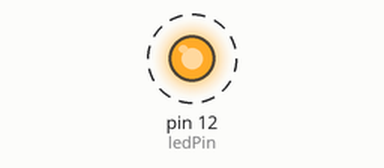
Simulated run of this sketch. Board: Arduino Uno, built with avr-gcc and run on an emulated ATmega328P. Parts: output pins drawn as LEDs (lit = HIGH). Dashed ring = blinking. At 15.0 s the program stops and its outputs stay as they are.

Above: at 0.2 s.
Timing chart, 0 to 3.0 s (numbered marks = the images above):
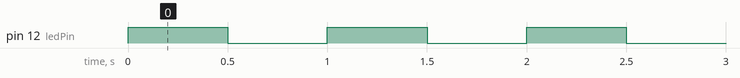

The sketch:

sketch_sep11a.ino
```cpp
#define ledPin 12
#define loops 15

void setup() {
  // put your setup code here, to run once:
  pinMode(ledPin, OUTPUT);
  Serial.begin(9600);
}

void loop() {
  // put your main code here, to run repeatedly:
  digitalWrite(ledPin, LOW);
  for (int i=0;i<loops;i++) {
    digitalWrite(ledPin, !digitalRead(ledPin));
    delay(500);
    digitalWrite(ledPin, !digitalRead(ledPin));
    delay(500);
  }
  while (true) {}
}
```

Measured:
- by itself, pin 12 (ledPin): alternates HIGH for 0.50 s and LOW for 0.50 s, 30 changes in all, then stays LOW
